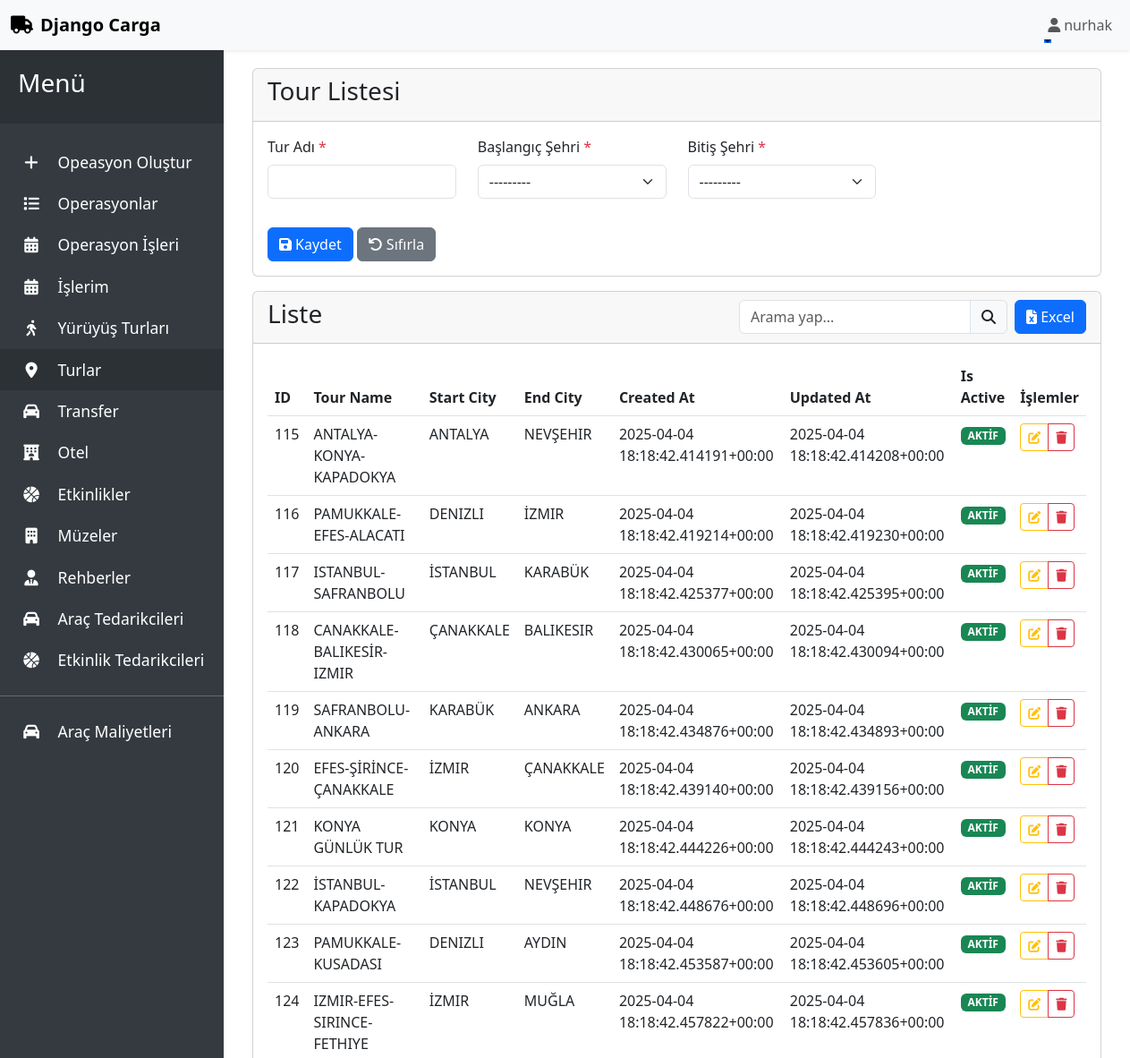
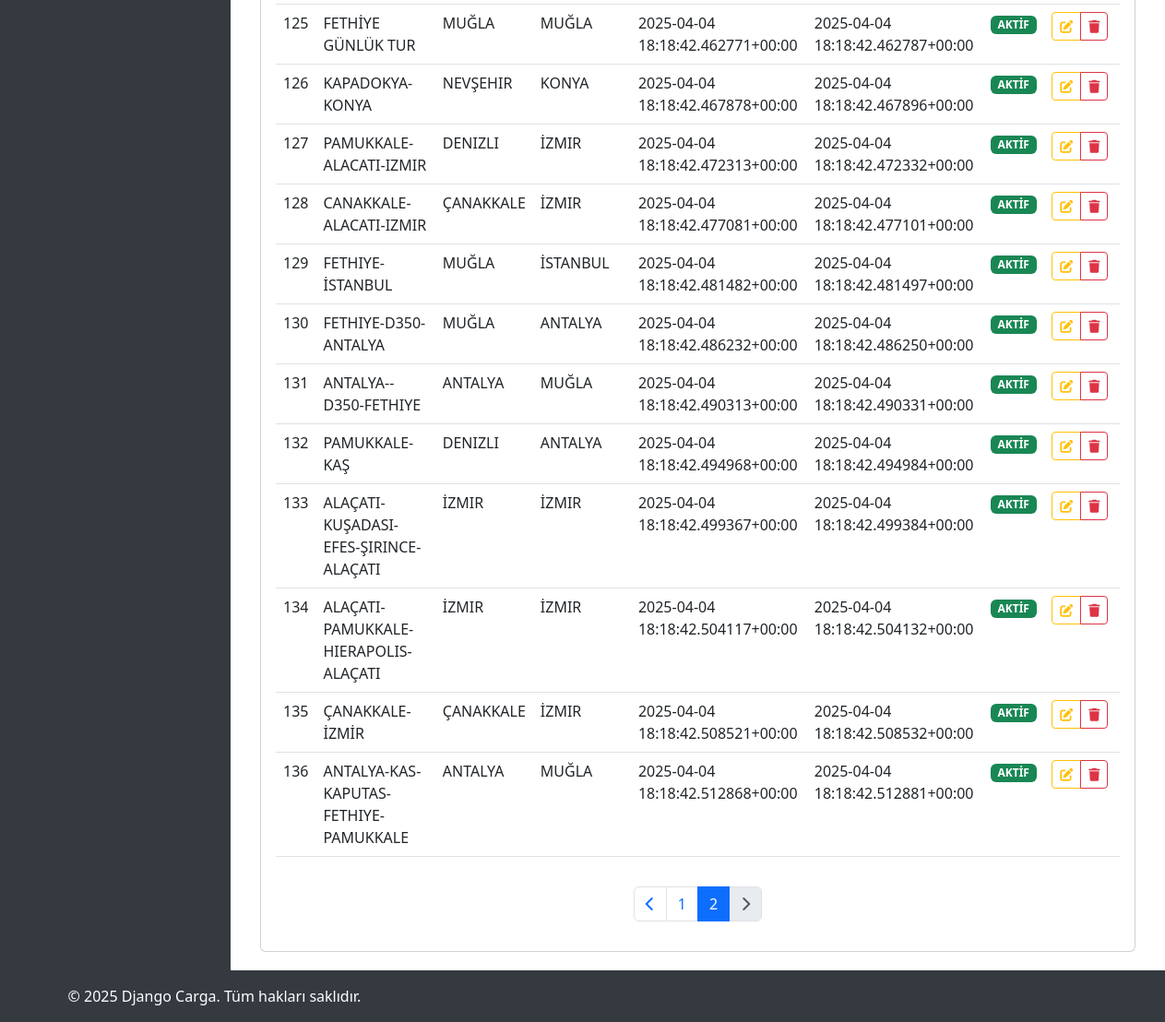
The app's page /list/Tour/?page=2 (signed in) with its own data (2 pictures, top to bottom).
### tour/models.py (models this page shows, shortened)
class CustomUser(AbstractUser):
    GENDER_CHOICES = (
        ('male', _('Erkek')),
        ('female', _('Kadın')),
        ('other', _('Diğer')),
    )
    ROLE_CHOICES = (
        ('admin', _('Sistem Yöneticisi')),
        ('company_admin', _('Şirket Yöneticisi')),
        ('manager', _('Müdür')),
        ('operation_chief', _('Operasyon Şefi')),
        ('operation_staff', _('Operasyon Personeli')),
        ('accounting', _('Muhasebe')),
    )
    phone = models.CharField(
        _('Telefon Numarası'),
        max_length=20,
        null=True,
        blank=True
    )
    gender = models.CharField(
        _('Cinsiyet'),
        max_length=10,
        choices=GENDER_CHOICES,
        null=True,
        blank=True
    )
    photo = models.ImageField(
        _('Profil Fotoğrafı'),
        upload_to='user_photos/',
        null=True,
        blank=True
    )
    role = models.CharField(
        _('Rol'),
        max_length=20,
        choices=ROLE_CHOICES,
        default='employee'
    )
    reset_code = models.CharField(
        _('Parola Sıfırlama Kodu'),
        max_length=6,
        null=True,
        blank=True
    )
    reset_code_created_at = models.DateTimeField(
        _('Parola Sıfırlama Kodu Oluşturulma Tarihi'),
        null=True,
        blank=True
    )
    class Meta:
        verbose_name = _('Kullanıcı')
        verbose_name_plural = _('Kullanıcılar')

class Tour(models.Model):
    name = models.CharField(verbose_name="Tour Name", max_length=255)
    start_city = models.ForeignKey(City, verbose_name="Start City", on_delete=models.CASCADE, related_name='tour_starts')
    end_city = models.ForeignKey(City, verbose_name="End City", on_delete=models.CASCADE, related_name='tour_ends')
    created_at = models.DateTimeField(verbose_name="Created At", auto_now_add=True)
    updated_at = models.DateTimeField(verbose_name="Updated At", auto_now=True)
    is_active = models.BooleanField(verbose_name="Is Active", default=True)

class City(models.Model):
    name = models.CharField(verbose_name=("City Name"), max_length=100, unique=True)
    code = models.CharField(verbose_name=("City Code"), max_length=10, unique=True, validators=[MinLengthValidator(2), MaxLengthValidator(10)])
    class Meta:
        verbose_name = _("City")
        verbose_name_plural = _("Cities")
    def __str__(self):
        return self.name

### tour/views.py (the view, shortened to what this page needs)
# urls.py: path('list/<str:model>/', views.generic_list_view, name='list'),
@login_required
def generic_list_view(request, model):
    try:
        model_class = apps.get_model(app_label="tour", model_name=model)
        objects = model_class.objects.all()
        search_query = request.GET.get('search', '')
        form_classes = {
            'Currency': CurrencyForm,
            'VehicleType': VehicleTypeForm,
            'BuyerCompany': BuyerCompanyForm,
            'Tour': TourForm,
            'NoVehicleTour': NoVehicleTourForm,
            'Transfer': TransferForm,
            'Hotel': HotelForm,
            'Museum': MuseumForm,
            'Activity': ActivityForm,
            'Guide': GuideForm,
            'VehicleSupplier': VehicleSupplierForm,
            'ActivitySupplier': ActivitySupplierForm,
            'VehicleCost': VehicleCostForm,
        }
        form_class = form_classes.get(model)
        if not form_class:
            raise ValueError(f'Form sınıfı bulunamadı: {model}')
        if request.method == 'POST':
            form = form_class(request.POST, request.FILES)
            if form.is_valid():
                form.save()
                messages.success(request, 'Kayıt başarıyla oluşturuldu.')
                if request.headers.get('HX-Request'):
                    return render(request, 'generic/generic_form.html', {'form': form_class()})
                return redirect('tour:list', model=model)
        else:
            form = form_class()
        paginator = Paginator(objects, 100)  # Her sayfada 100 kayıt göster
        page = request.GET.get('page')
        try:
            objects = paginator.page(page)
        except PageNotAnInteger:
            objects = paginator.page(1)
        except EmptyPage:
            objects = paginator.page(paginator.num_pages)
        context = {
            'page_title': f'{model} Listesi',
            'model': model,
            'form': form,
            'objects': objects,
            'fields': model_class._meta.fields,
            'detail_url': 'tour:detail',
            'update_url': 'tour:update',
            'delete_url': 'tour:delete',
            'search_query': search_query,  # Arama sorgusunu context'e ekle
        }
        if request.headers.get('HX-Request'):
            return render(request, 'generic/generic_table.html', context)
        return render(request, 'generic/generic.html', context)
    except (LookupError, ValueError) as e:
        messages.error(request, f'Model bulunamadı: {str(e)}')
        return render(request, 'tour/error.html', {'error': 'Model bulunamadı'})

### tour/forms.py
class TourForm(forms.ModelForm):
    class Meta:
        model = Tour
        fields = ['name', 'start_city', 'end_city']
        labels = {
            'name': 'Tur Adı',
            'start_city': 'Başlangıç Şehri',
            'end_city': 'Bitiş Şehri'
        }
        widgets = {
            'start_city': SearchableSelect(),
            'end_city': SearchableSelect()
        }

### tour/templatetags/custom_filters.py (called while the page is built)
@register.filter
def add_class(field, class_name):
    return field.as_widget(attrs={'class': class_name})

@register.filter
def getattr_filter(obj, attr):
    try:
        return getattr(obj, attr)
    except (AttributeError, TypeError):
        return None

### tour/templates/generic/generic.html (shortened to what this page needs)
{% extends 'base.html' %}
{% load static %}
{% load custom_filters %}
{% block content %}
<div class="container-fluid">
    <div class="row">
        <div class="col-12">
            <div class="card">
                <div class="card-header">
                    <h3 class="card-title">{{ page_title }}</h3>
                </div>
                <div class="card-body">
                    {% include 'generic/generic_form.html' with form=form %}
                </div>
            </div>
            <div class="card mt-3">
                <div class="card-header d-flex justify-content-between align-items-center">
                    <h3 class="card-title">Liste</h3>
                    <div class="d-flex justify-content-end">
                        <div class="input-group me-2" style="width: 300px;">
                            <input type="text"
                                   class="form-control"
                                   id="search-input"
                                   name="search"
                                   placeholder="Arama yap..."
                                   value="{{ search_query }}"
                                   hx-get="{% url 'tour:list' model=model %}"
                                   hx-trigger="keyup changed delay:500ms, search"
                                   hx-target="#table-container"
                                   hx-push-url="true">
                            <span class="input-group-text">
                                <i class="fas fa-search"></i>
                            </span>
                        </div>
                        <a href="{% url 'tour:export' model=model %}" class="btn btn-primary">
                            <i class="fas fa-file-excel"></i>
                            Excel
                        </a>
                    </div>
                </div>
                <div class="card-body">
                    <div id="table-container">
                        {% include 'generic/generic_table.html' with objects=objects fields=fields detail_url=detail_url update_url=update_url delete_url=delete_url %}
                    </div>
                </div>
            </div>
        </div>
    </div>
</div>
{% endblock %}

### tour/templates/includes/navbar.html (shortened to what this page needs)
<nav class="navbar navbar-expand-lg navbar-light bg-light shadow-sm">
    <div class="container-fluid">
        <a class="navbar-brand" href="/">
            <i class="fas fa-truck me-2"></i>Django Carga
        </a>
        <div class="collapse navbar-collapse" id="navbarNav">
            <ul class="navbar-nav ms-auto">
                {% if user.is_authenticated %}
                <li class="nav-item dropdown">
                    <a class="nav-link dropdown-toggle" href="#" id="navbarDropdown" role="button" data-bs-toggle="dropdown" aria-expanded="false">
                        <i class="fas fa-user me-1"></i>{{ user.username }}
                    </a>
                </li>
                {% endif %}
            </ul>
        </div>
    </div>
</nav>

### tour/templates/generic/generic_tr.html (shortened to what this page needs)
{% load custom_filters %}
<tr id="row-{{ object.id }}">
    {% for field in fields %}
    <td>
        {% if field.name == 'image' and object.image %}
            <img src="{{ object.image.url }}" alt="{{ object }}" class="img-thumbnail" style="max-width: 50px;">
        {% elif field.name == 'date' %}
            {{ object|getattr_filter:field.name|date:"d.m.Y" }}
        {% elif field.name == 'time' %}
            {{ object|getattr_filter:field.name|time:"%H:%M" }}
        {% elif field.name == 'is_active' %}
            {% if object|getattr_filter:field.name|upper %}
                <span class="badge bg-success">AKTİF</span>
            {% else %}
                <span class="badge bg-danger">PASİF</span>
            {% endif %}
        {% else %}
            {{ object|getattr_filter:field.name|upper }}
        {% endif %}
    </td>
    {% endfor %}
    <td>
        <div class="btn-group btn-group-sm">
            <button type="button" class="btn btn-outline-warning" title="Düzenle"
                    hx-get="{% url 'tour:update' model=model pk=object.id %}"
                    hx-target="#form-container"
                    hx-swap="innerHTML">
                <i class="fas fa-edit"></i>
            </button>
            <button type="button" class="btn btn-outline-danger" title="Sil"
                    hx-delete="{% url 'tour:delete' model=model pk=object.id %}"
                    hx-target="#row-{{ object.id }}"
                    hx-swap="outerHTML"
                    hx-confirm="Bu kaydı silmek istediğinizden emin misiniz?">
                <i class="fas fa-trash"></i>
            </button>
        </div>
    </td>
</tr>

### tour/templates/includes/head.html (style rules this page uses)
body { min-height: 100vh; display: flex; flex-direction: column; }
.navbar-brand { font-weight: bold; }
.nav-link { position: relative; }
.nav-link::after { content: ''; position: absolute; width: 0; height: 2px; bottom: 0; left: 0; background-color: #0d6efd; transition: width 0.3s; }

### records on screen
CustomUser: username "nurhak"
Tour: fields "115" "ANTALYA-KONYA-KAPADOKYA" "ANTALYA" "NEVŞEHIR" "2025-04-04 18:18:42.414191+00:00" "2025-04-04 18:18:42.414208+00:00", is_active "AKTİF"
Tour: fields "116" "PAMUKKALE-EFES-ALACATI" "DENIZLI" "İZMIR" "2025-04-04 18:18:42.419214+00:00" "2025-04-04 18:18:42.419230+00:00", is_active "AKTİF"
Tour: fields "117" "ISTANBUL-SAFRANBOLU" "İSTANBUL" "KARABÜK" "2025-04-04 18:18:42.425377+00:00" "2025-04-04 18:18:42.425395+00:00", is_active "AKTİF"
Tour: fields "118" "CANAKKALE-BALIKESİR-IZMIR" "ÇANAKKALE" "BALIKESIR" "2025-04-04 18:18:42.430065+00:00" "2025-04-04 18:18:42.430094+00:00", is_active "AKTİF"
Tour: fields "119" "SAFRANBOLU-ANKARA" "KARABÜK" "ANKARA" "2025-04-04 18:18:42.434876+00:00" "2025-04-04 18:18:42.434893+00:00", is_active "AKTİF"
Tour: fields "120" "EFES-ŞİRİNCE-ÇANAKKALE" "İZMIR" "ÇANAKKALE" "2025-04-04 18:18:42.439140+00:00" "2025-04-04 18:18:42.439156+00:00", is_active "AKTİF"
Tour: fields "121" "KONYA GÜNLÜK TUR" "KONYA" "KONYA" "2025-04-04 18:18:42.444226+00:00" "2025-04-04 18:18:42.444243+00:00", is_active "AKTİF"
Tour: fields "122" "İSTANBUL-KAPADOKYA" "İSTANBUL" "NEVŞEHIR" "2025-04-04 18:18:42.448676+00:00" "2025-04-04 18:18:42.448696+00:00", is_active "AKTİF"
Tour: fields "123" "PAMUKKALE-KUSADASI" "DENIZLI" "AYDIN" "2025-04-04 18:18:42.453587+00:00" "2025-04-04 18:18:42.453605+00:00", is_active "AKTİF"
Tour: fields "124" "IZMIR-EFES-SIRINCE-FETHIYE" "İZMIR" "MUĞLA" "2025-04-04 18:18:42.457822+00:00" "2025-04-04 18:18:42.457836+00:00", is_active "AKTİF"
Tour: fields "125" "FETHİYE GÜNLÜK TUR" "MUĞLA" "MUĞLA" "2025-04-04 18:18:42.462771+00:00" "2025-04-04 18:18:42.462787+00:00", is_active "AKTİF"
Tour: fields "126" "KAPADOKYA-KONYA" "NEVŞEHIR" "KONYA" "2025-04-04 18:18:42.467878+00:00" "2025-04-04 18:18:42.467896+00:00", is_active "AKTİF"
Tour: fields "127" "PAMUKKALE-ALACATI-IZMIR" "DENIZLI" "İZMIR" "2025-04-04 18:18:42.472313+00:00" "2025-04-04 18:18:42.472332+00:00", is_active "AKTİF"
Tour: fields "128" "CANAKKALE-ALACATI-IZMIR" "ÇANAKKALE" "İZMIR" "2025-04-04 18:18:42.477081+00:00" "2025-04-04 18:18:42.477101+00:00", is_active "AKTİF"
Tour: fields "129" "FETHIYE-İSTANBUL" "MUĞLA" "İSTANBUL" "2025-04-04 18:18:42.481482+00:00" "2025-04-04 18:18:42.481497+00:00", is_active "AKTİF"
Tour: fields "130" "FETHIYE-D350-ANTALYA" "MUĞLA" "ANTALYA" "2025-04-04 18:18:42.486232+00:00" "2025-04-04 18:18:42.486250+00:00", is_active "AKTİF"
Tour: fields "131" "ANTALYA--D350-FETHIYE" "ANTALYA" "MUĞLA" "2025-04-04 18:18:42.490313+00:00" "2025-04-04 18:18:42.490331+00:00", is_active "AKTİF"
Tour: fields "132" "PAMUKKALE-KAŞ" "DENIZLI" "ANTALYA" "2025-04-04 18:18:42.494968+00:00" "2025-04-04 18:18:42.494984+00:00", is_active "AKTİF"
Tour: fields "133" "ALAÇATI-KUŞADASI-EFES-ŞIRINCE-ALAÇATI" "İZMIR" "İZMIR" "2025-04-04 18:18:42.499367+00:00" "2025-04-04 18:18:42.499384+00:00", is_active "AKTİF"
Tour: fields "134" "ALAÇATI-PAMUKKALE-HIERAPOLIS-ALAÇATI" "İZMIR" "İZMIR" "2025-04-04 18:18:42.504117+00:00" "2025-04-04 18:18:42.504132+00:00", is_active "AKTİF"
Tour: fields "135" "ÇANAKKALE-İZMİR" "ÇANAKKALE" "İZMIR" "2025-04-04 18:18:42.508521+00:00" "2025-04-04 18:18:42.508532+00:00", is_active "AKTİF"
Tour: fields "136" "ANTALYA-KAS-KAPUTAS-FETHIYE-PAMUKKALE" "ANTALYA" "MUĞLA" "2025-04-04 18:18:42.512868+00:00" "2025-04-04 18:18:42.512881+00:00", is_active "AKTİF"

### other values on screen
{{ page_title }} "Tour Listesi"
{{ field.label }} "Tur Adı" "Başlangıç Şehri" "Bitiş Şehri"
{{ field.verbose_name }} "ID" "Tour Name" "Start City" "End City" "Created At" "Updated At" "Is Active"
{{ num }} "1"
{{ num }} "2"
